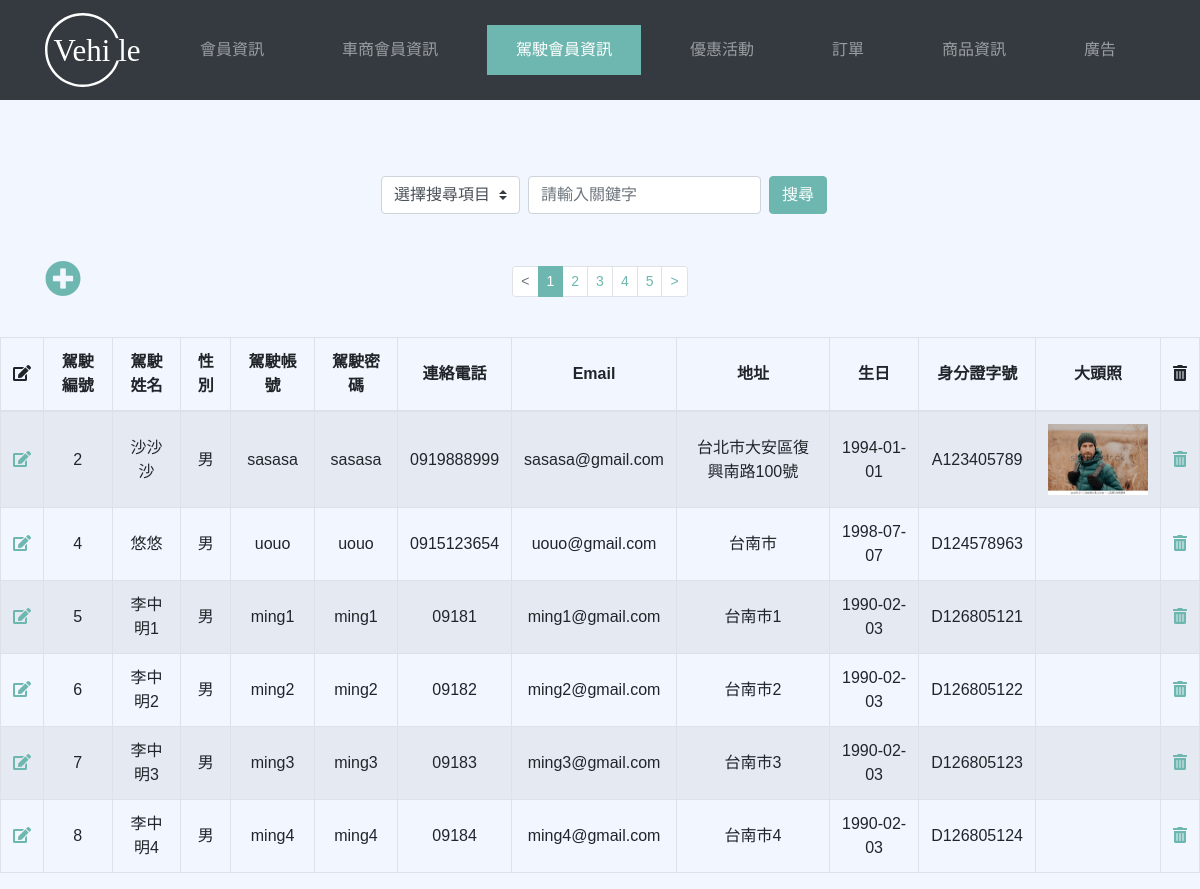
The app's page /driver_list.php with its own data.
### tables this page shows
CREATE TABLE `driver` (
  `driverNo` int(11) NOT NULL,
  `driverName` varchar(255) NOT NULL,
  `driverGender` varchar(255) NOT NULL,
  `driverAccount` varchar(255) NOT NULL,
  `driverPwd` varchar(255) NOT NULL,
  `driverPhone` varchar(255) NOT NULL,
  `driverEmail` varchar(255) NOT NULL,
  `driverAddress` varchar(255) NOT NULL,
  `driverBirthday` date NOT NULL,
  `driverId` varchar(255) NOT NULL,
  `driverPhotoName` varchar(255) DEFAULT NULL
);

### driver_list.php (the view, shortened to what this page needs)
<?php
    require __DIR__. '/__connect_db.php';
    $page_name = 'driver_list';
    $per_page = 6;
    $page = isset($_GET['page']) ? intval($_GET['page']) : 1;
    $searchKey = isset($_GET['searchKey']) ? $_GET['searchKey'] : '';
    $t_sql = "SELECT COUNT(1) FROM `driver` where 1=1";
    $t_stmt = $pdo->query($t_sql);
    $total_rows = $t_stmt->fetch(PDO::FETCH_NUM)[0];
    $total_pages = ceil($total_rows/$per_page);
    $sql = "SELECT * FROM `driver` WHERE 1=1 ";
    $sql = $sql . " LIMIT " . ($page - 1) * $per_page . "," . $per_page;
    $stmt = $pdo->query($sql);
    $rows = $stmt->fetchAll(PDO::FETCH_ASSOC);
?>
<?php include __DIR__. '/__html_head.php'; ?>
<?php include __DIR__. '/__navbar.php'; ?>
<link rel="stylesheet" href="./css/driver.css">
<br>
<br>
<div class="container">
    <form class="form-inline d-flex justify-content-center my-4" method="get" id="forms" name="forms">
        <select class="custom-select my-1 mr-sm-2" id="key" name="key">
            <option selected>選擇搜尋項目</option>
        </select>
        <input type="text" class="form-control  mr-sm-2" name="searchKey" id="searchKey" placeholder="請輸入關鍵字"
               value="<?= $searchKey ?>"
               class="custom-select my-1 mr-sm-2">
        <button type="submit" class="btn btn-primary my-1 search-btn">搜尋</button>
    </form>
    <br>
    <div class="row">
        <div class="col-lg-12 page">
            <a href="driver_insert.php" class="driver-insert shop-insert "><i class="fas fa-plus-circle"></i></a>
            <nav>
                <ul class="pagination pagination-sm justify-content-center">
                    <li class="page-item <?= $page<=1 ? 'disabled' : '' ?>"
                    <?php if($page<=1): ?>
                        ''
                    <?php else: ?>
                        onclick="myFunctionB()"
                    <?php endif ?>
                    >
                    <a class="page-link" id="p2" href="#">&lt;</a>
                    </li>
                    <?php for($i=1; $i<=$total_pages; $i++): ?>
                        <li class="page-item <?= $i==$page ? 'active' : '' ?>" onclick="myFunction<?=$i?>()">
                            <a class="page-link" id="p3" href="#"><?= $i ?></a>
                        </li>
                    <?php endfor ?>
                    <li class="page-item <?= $page>=$total_pages ? 'disabled' : '' ?>"
                    <?php if($page>=$total_pages): ?>
                        ''
                    <?php else: ?>
                        onclick="myFunctionC()"
                    <?php endif ?>
                    >
                    <a class="page-link" id="p4" href="#">&gt;</a>
                    </li>
                </ul>
            </nav>
        </div>
    </div>
</div>
<br>
    <div class="row tablerow justify-content-center" style="">
        <div class="">
            <table class="table table-striped table-bordered text-center"  id="table1">
                <thead>
                <tr>
                    <th scope="col"><i class="fas fa-edit"></i></th>
                    <th scope="col">駕駛編號</th>
                    <th scope="col">駕駛姓名</th>
                    <th scope="col">性別</th>
                    <th scope="col">駕駛帳號</th>
                    <th scope="col">駕駛密碼</th>
                    <th scope="col">連絡電話</th>
                    <th scope="col">Email</th>
                    <th scope="col">地址</th>
                    <th scope="col">生日</th>
                    <th scope="col">身分證字號</th>
                    <th scope="col">大頭照</th>
                    <th scope="col"><i class="fas fa-trash-alt"></i></th>
                </tr>
                </thead>
                <tbody id="data_body">
                <?php foreach($rows as $row): ?>
                <tr>
                    <td>
                        <a href="driver_edit.php?driverNo=<?= $row['driverNo'] ?>" class="s-icon"><i class="fas fa-edit"></i></a>
                    </td>
                    <td><?= htmlentities($row['driverNo']) ?></td>
                    <td><?= htmlentities($row['driverName']) ?></td>
                    <td><?= htmlentities($row['driverGender']) ?></td>
                    <td><?= htmlentities($row['driverAccount']) ?></td>
                    <td><?= htmlentities($row['driverPwd']) ?></td>
                    <td><?= htmlentities($row['driverPhone']) ?></td>
                    <td><?= htmlentities($row['driverEmail']) ?></td>
                    <td><?= htmlentities($row['driverAddress']) ?></td>
                    <td><?= htmlentities($row['driverBirthday']) ?></td>
                    <td><?= htmlentities($row['driverId']) ?></td>
                    <td><img id="myimg" src="uploads/<?= $row['driverPhotoName'] ?>" alt="" width="100px"></td>
                    <td>
                        <a href="javascript:delete_it(<?= $row['driverNo'] ?>)" class="s-icon">
                            <i class="fas fa-trash-alt"></i>
                        </a>
                    </td>
                </tr>
                <?php endforeach; ?>
                </tbody>
            </table>
        </div>
    </div>
<?php include __DIR__. '/__html_foot.php'; ?>

### __html_head.php (shortened to what this page needs)
<!doctype html>
<html lang="en">
<head>
    <link rel="stylesheet" href="./bootstrap/css/bootstrap.css">
    <link rel="stylesheet" href="https://use.fontawesome.com/releases/v5.7.2/css/all.css"
>
</head>
<body>

### __navbar.php (shortened to what this page needs)
<div class="">
<nav class="navbar navbar-expand-lg navbar-dark bg-dark" style="width: 100%">
    <div class="container ">
        <a class="navbar-brand" href="#"><img src="./images/LOGO.svg" alt="" style="width: 100px;"></a>
        <div class="collapse navbar-collapse" id="navbarSupportedContent">
            <ul class="navbar-nav mr-auto nav-ul d-flex " style="width:100%">
                <li class="nav-item flex-grow-1 <?= $page_name=='m_list_search4' ? 'active' : '' ?>">
                    <a class="nav-link" href="m_list_search4.php">會員資訊</a>
                </li>
                <li class="nav-item flex-grow-1 <?= $page_name == 'user_shop_list' ? 'active' : '' ?>">
                    <a class="nav-link" href="user_shop_list.php">車商會員資訊</a>
                </li>
                <li class="nav-item flex-grow-1 <?= $page_name == 'driver_list' ? 'active' : '' ?>">
                    <a class="nav-link" href="driver_list.php">駕駛會員資訊</a>
                </li>
                <li class="nav-item flex-grow-1 <?= $page_name == 'coupon_list' ? 'active' : '' ?>">
                    <a class="nav-link" href="ming_data_list.php">優惠活動</a>
                </li>
                <li class="nav-item flex-grow-1 <?= $page_name == 'order_list' ? 'active' : '' ?>">
                    <a class="nav-link" href="order_list.php">訂單</a>
                </li>
                <li class="nav-item flex-grow-1 <?= $page_name == 'commodity' ? 'active' : '' ?>">
                    <a class="nav-link" href="commodity.php">商品資訊</a>
                </li>
                <li class="nav-item flex-grow-1 <?= $page_name == 'ad_list' ? 'active' : '' ?>">
                    <a class="nav-link" href="__ad_list.php">廣告</a>
                </li>
            </ul>
        </div>
    </div>
</nav>
</div>

### css/driver.css (style rules this page uses)
.page { position: relative; }
a.shop-insert { font-size: 36px; color: #6EB7B0; position: absolute; bottom: 6px; }
.row { margin: 0; }
.col-lg-12 { padding: 0; }
.btn-primary { background-color: #6EB7B0; border-color: #6EB7B0; }
.page-item.active .page-link { background-color: #6EB7B0; border-color: #6EB7B0; }
.page-link { color: #6EB7B0; }

### __html_head.php (style rules this page uses)
body { background-color: #F1F6FF; font-family: 'Noto Sans TC', sans-serif !important; }
.navbar a.nav-link { text-align: center; }
.btn-primary { background-color: #6EB7B0; border-color: #6EB7B0; }
.page-item.active .page-link { background-color: #6EB7B0; border-color: #6EB7B0; }
.page-link { color: #6EB7B0; }
a.s-icon { color: #6EB7B0 ; }

### __navbar.php (style rules this page uses)
ul.navbar-nav > li.nav-item.active { background-color: #6EB7B0; }
ul.nav-ul > li { margin: 0 10px 0 10px; padding: 5px 10px 5px 10px; }

### driver_list.php (style rules this page uses)
th { justify-content: center !important; text-align: center !important; vertical-align:middle !important; }
td { justify-content: center !important; text-align: center !important; vertical-align:middle !important; }

### records on screen
driver: driverNo "2", driverName "沙沙沙", driverGender "男", driverAccount "sasasa", driverPwd "sasasa", driverPhone "0919888999", driverEmail "sasasa@gmail.com", driverAddress "台北市大安區復興南路100號", driverBirthday "1994-01-01", driverId "A123405789", driverPhotoName (picture)
driver: driverNo "4", driverName "悠悠", driverGender "男", driverAccount "uouo", driverPwd "uouo", driverPhone "0915123654", driverEmail "uouo@gmail.com", driverAddress "台南市", driverBirthday "1998-07-07", driverId "D124578963"
driver: driverNo "5", driverName "李中明1", driverGender "男", driverAccount "ming1", driverPwd "ming1", driverPhone "09181", driverEmail "ming1@gmail.com", driverAddress "台南市1", driverBirthday "1990-02-03", driverId "D126805121"
driver: driverNo "6", driverName "李中明2", driverGender "男", driverAccount "ming2", driverPwd "ming2", driverPhone "09182", driverEmail "ming2@gmail.com", driverAddress "台南市2", driverBirthday "1990-02-03", driverId "D126805122"
driver: driverNo "7", driverName "李中明3", driverGender "男", driverAccount "ming3", driverPwd "ming3", driverPhone "09183", driverEmail "ming3@gmail.com", driverAddress "台南市3", driverBirthday "1990-02-03", driverId "D126805123"
driver: driverNo "8", driverName "李中明4", driverGender "男", driverAccount "ming4", driverPwd "ming4", driverPhone "09184", driverEmail "ming4@gmail.com", driverAddress "台南市4", driverBirthday "1990-02-03", driverId "D126805124"
